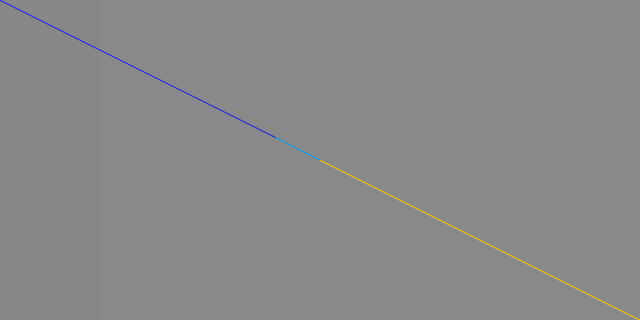
Frame 1 (no input)
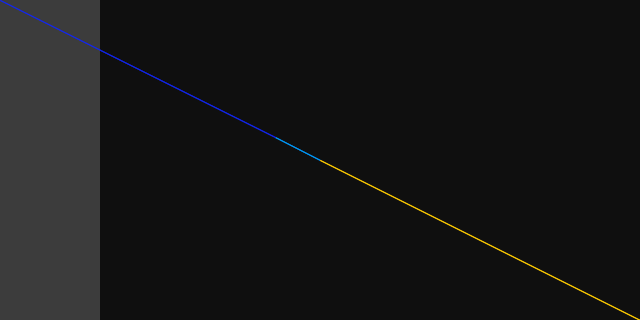
Frame 60 (the mouse pressed at the canvas centre just before this capture)
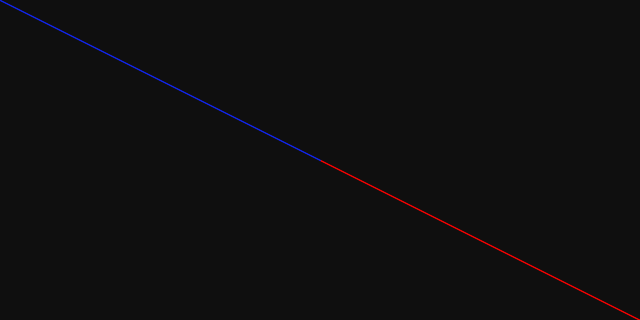
Frame 120 (the mouse held since frame 60 and released just before this capture)

The Processing sketch that drew these frames (run headless with seeded random() and noise(); from frame 60 on, the mouse is pressed at the canvas centre):

// Processing sketch: sketch_7_vectorNromalizaing
// ── sketch_7_vectorNromalizaing.pde
void setup() {
  size(640,320);
}

void draw() {

  PVector mouse = new PVector(mouseX, mouseY);
  PVector center = new PVector(width/2, height/2);
  
  fill(15,90);
  noStroke();
  rect(0,0,width,height);
  
  mouse.sub(center);
  mouse.normalize();
  mouse.mult(50);
  
  float m = mouse.mag();
  fill(125,50);
  rect(0,0,m*2,height);
  
  // 把原点移动到指定坐标
  translate(width/2,height/2); 
  stroke(#009BFF);
  line(0,0,mouse.x, mouse.y);
  stroke(#FF0000);
  line(0,0,mouseX, mouseY);
  stroke(#FFCD00);
  line(width/2,height/2,mouseX, mouseY);
  stroke(#1125F2);
  line(-width/2,-height/2,mouse.x, mouse.y);
}
